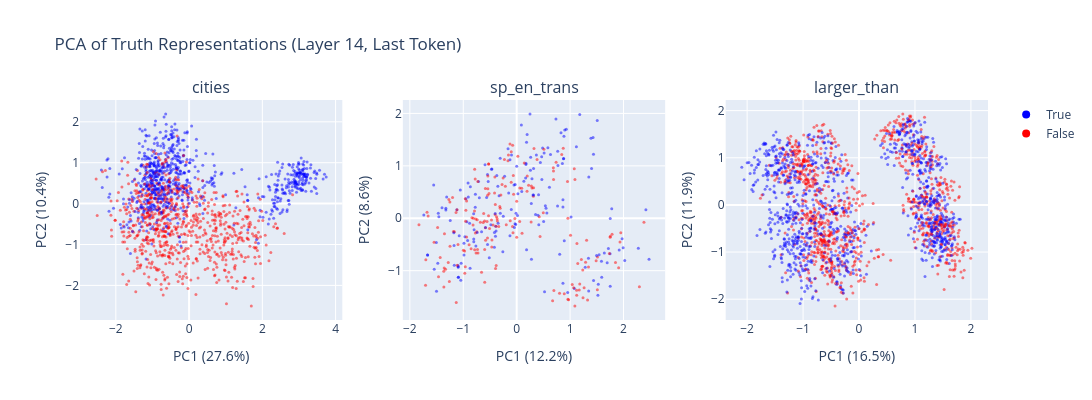

Source (notebook cell):
### Code cell
fig = make_subplots(rows=1, cols=3, subplot_titles=DATASET_NAMES)

for i, name in enumerate(DATASET_NAMES):
    acts = activations[name]
    labs = labels_dict[name]
    pcs = get_pca_components(acts, k=2)
    X_centered = acts - acts.mean(dim=0)
    projected = (X_centered @ pcs).numpy()

    # Compute variance explained
    total_var = X_centered.var(dim=0).sum().item()
    pc_var = t.tensor(projected).var(dim=0)
    pct_explained = (pc_var / total_var * 100).tolist()

    colors = ["blue" if l == 1 else "red" for l in labs.tolist()]
    fig.add_trace(
        go.Scatter(
            x=projected[:, 0],
            y=projected[:, 1],
            mode="markers",
            marker=dict(color=colors, size=3, opacity=0.5),
            name=name,
            showlegend=False,
        ),
        row=1,
        col=i + 1,
    )
    fig.update_xaxes(title_text=f"PC1 ({pct_explained[0]:.1f}%)", row=1, col=i + 1)
    fig.update_yaxes(title_text=f"PC2 ({pct_explained[1]:.1f}%)", row=1, col=i + 1)

# Add a legend manually
fig.add_trace(go.Scatter(x=[None], y=[None], mode="markers", marker=dict(color="blue", size=8), name="True"))
fig.add_trace(go.Scatter(x=[None], y=[None], mode="markers", marker=dict(color="red", size=8), name="False"))

fig.update_layout(
    title="PCA of Truth Representations (Layer 14, Last Token)",
    height=400,
    width=1200,
)
fig.show()

### Figure 1 — Plotly figure (JSON) as saved in the notebook; plotly's stock layout.template omitted (floating-point values rounded to 4 significant figures; data arrays with more than 128 entries replaced by an {"elided": "..."} marker saying what was removed)
{"data": [{"marker": {"color": {"elided": "1496 str values"}, "opacity": 0.5, "size": 3}, "mode": "markers", "name": "cities", "showlegend": false, "type": "scatter", "x": {"elided": "1496 float values"}, "xaxis": "x", "y": {"elided": "1496 float values"}, "yaxis": "y"}, {"marker": {"color": {"elided": "354 str values"}, "opacity": 0.5, "size": 3}, "mode": "markers", "name": "sp_en_trans", "showlegend": false, "type": "scatter", "x": {"elided": "354 float values"}, "xaxis": "x2", "y": {"elided": "354 float values"}, "yaxis": "y2"}, {"marker": {"color": {"elided": "1980 str values"}, "opacity": 0.5, "size": 3}, "mode": "markers", "name": "larger_than", "showlegend": false, "type": "scatter", "x": {"elided": "1980 float values"}, "xaxis": "x3", "y": {"elided": "1980 float values"}, "yaxis": "y3"}, {"marker": {"color": "blue", "size": 8}, "mode": "markers", "name": "True", "type": "scatter", "x": [null], "y": [null]}, {"marker": {"color": "red", "size": 8}, "mode": "markers", "name": "False", "type": "scatter", "x": [null], "y": [null]}], "layout": {"annotations": [{"font": {"size": 16}, "showarrow": false, "text": "cities", "x": 0.1444, "xanchor": "center", "xref": "paper", "y": 1, "yanchor": "bottom", "yref": "paper"}, {"font": {"size": 16}, "showarrow": false, "text": "sp_en_trans", "x": 0.5, "xanchor": "center", "xref": "paper", "y": 1, "yanchor": "bottom", "yref": "paper"}, {"font": {"size": 16}, "showarrow": false, "text": "larger_than", "x": 0.8556, "xanchor": "center", "xref": "paper", "y": 1, "yanchor": "bottom", "yref": "paper"}], "height": 400, "title": {"text": "PCA of Truth Representations (Layer 14, Last Token)"}, "width": 1200, "xaxis": {"anchor": "y", "domain": [0, 0.2889], "title": {"text": "PC1 (27.6%)"}}, "xaxis2": {"anchor": "y2", "domain": [0.3556, 0.6444], "title": {"text": "PC1 (12.2%)"}}, "xaxis3": {"anchor": "y3", "domain": [0.7111, 1], "title": {"text": "PC1 (16.5%)"}}, "yaxis": {"anchor": "x", "domain": [0, 1], "title": {"text": "PC2 (10.4%)"}}, "yaxis2": {"anchor": "x2", "domain": [0, 1], "title": {"text": "PC2 (8.6%)"}}, "yaxis3": {"anchor": "x3", "domain": [0, 1], "title": {"text": "PC2 (11.9%)"}}}}
